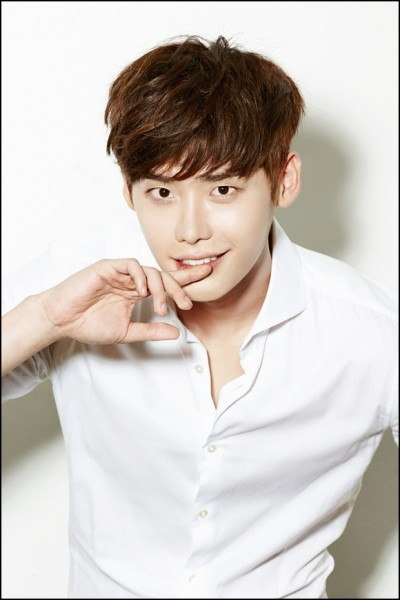
%> input picture Archive/short8.jpg, 400 x 600 px
$ octave Demo.m   (GNU Octave 9; MATLAB toolbox functions it lacks are replaced by stand-ins)
%> lines starting %> are read from the running program, lines starting %| are printed output that depends on the picture
%% K-means Segmentation (option: K Number of Segments)
%% initialize
clc
clear all
close all
%%
select = 'g';

if select == 'r'
    a = 255;
    b = 0;
    c = 0;
elseif select == 'g'
    a = 0;
    b = 255;
    c = 0;
elseif select == 'b'
    a = 0;
    b = 0;
    c = 255;
end

%% Load Image
I = im2double(imread('short8.jpg'));
figure, imshow(I); title('Input Image'), impixelinfo
% Load Image
I = imresize(I, [256 256]);
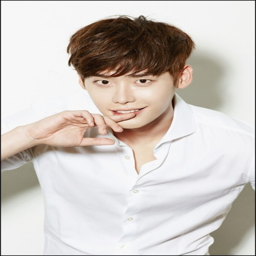
%> I: size 256x256x3 double; mean R, G, B 0.818, 0.79, 0.77; drawn with min black and max white
IG = rgb2gray(I);
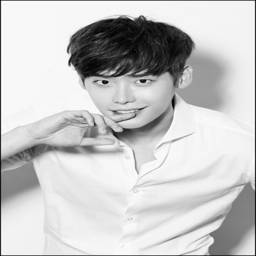
%> IG: size 256x256 double; min 0.0273, max 1.01, mean 0.796; drawn with min black and max white
F = reshape(I,size(I,1)*size(I,2),3);                 % Color Features
%% K-means
K     = 3;                                            % Cluster Numbers
CENTS = F( ceil(rand(K,1)*size(F,1)) ,:);             % Cluster Centers
DAL   = zeros(size(F,1),K+2);                         % Distances and Labels
KMI   = 10;                                           % K-means Iteration
%> (the run ends here)
